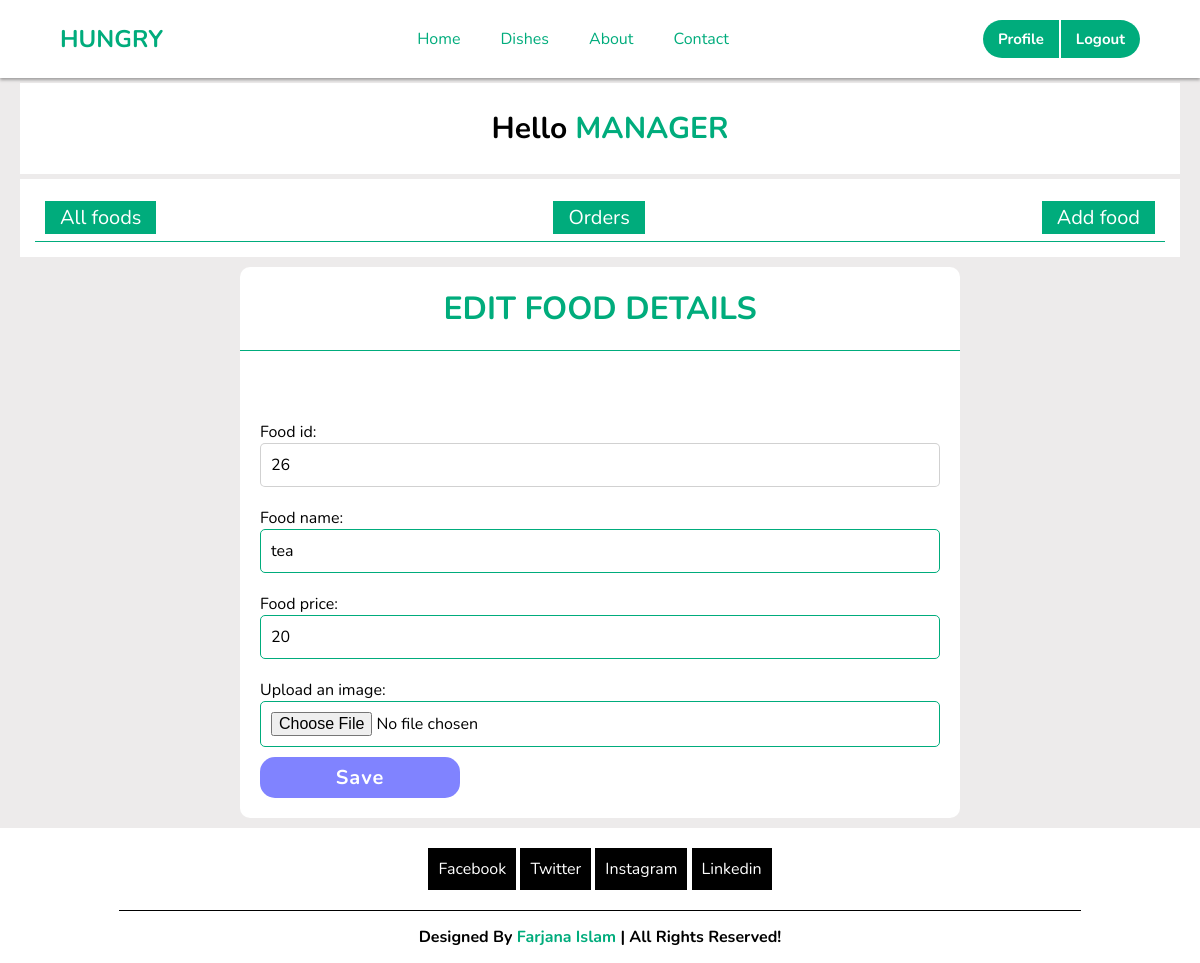
The app's page /edit_food.php?foodid=26 (signed in) with its own data.
### tables this page shows
CREATE TABLE `food` (
  `f_id` int(10) NOT NULL,
  `f_name` varchar(200) NOT NULL,
  `f_img` varchar(500) NOT NULL,
  `price` varchar(5) NOT NULL,
  `category` varchar(50) NOT NULL,
  `availability` varchar(10) NOT NULL
);

### edit_food.php (the view, shortened to what this page needs)
<?php
include_once 'header.php';
?>
<!DOCTYPE html>
<html lang="en">
<head>
    <link rel="stylesheet" href="style.css">
</head>
<body>
<div class="holder">
    <div class="user_name">Hello <span><?php echo $_SESSION['username']; ?></span></div>
</div>
<div class="holder">
<div class="title">
    <div class="c02"><a href="manager_profile.php">All foods</a></div><div class="c02"><a href="manager_profile.php">Orders</a></div><div class="c02"><a href="c.php">Add food</a></div>
    </div>
</div>
<?php
        $fid= $_GET['foodid'];
        $get="SELECT * from food where f_id=$fid";
        $isql=mysqli_query($con,$get);
        $rows=mysqli_fetch_assoc($isql);
        $fiid=$rows['f_id'];
        $fname=$rows['f_name'];
        $fprice=$rows['price'];
?>
    <div class="center2">
        <h1>Edit food details</h1>
        <div class="from_txt">
        </div>
        <form action="" method="POST" enctype="multipart/form-data">
        <div class="textfield">
                <div class="labe">Food id:</div>
                <input type="text"  name="tid" value="<?php echo $fiid;?>" disabled />
            </div>
            <div class="textfield">
                <div class="labe">Food name:</div>
                <input type="text"  name="name" value="<?php echo $fname;?>" required />
            </div>
            <div class="textfield">
                <div class="labe">Food price:</div>
                <input type="text"  name="price" value="<?php echo $fprice;?>" required />
            </div>
            <div class="textfield">
            <div class="labe">Upload an image:</div>
            <input type="file" placeholder="Upload your pic" name="avatar">
            </div>
            <input style="width: 200px ;" type="Submit" name="submit" value="Save"/>
        </form>
    </div>
<?php
include_once 'footer.php';
?>
</body>
</html>

### style.css (style rules this page uses)
:root { --bgclr: rgb(241, 241, 241); --clrg: #00AC7C; --clrb: #8083FF; --clrbl: black; }
* { margin: 0; padding: 0; font-family: 'Nunito'; }
body { background-color: rgb(237, 235, 235); }
.center2 { position: relative; left: 50%; transform: translate(-50%, 0); background-color: white; width: 60%; border-radius: 10px; margin: 10px 0; }
.center h1, .center2 h1 { text-align: center; color: var(--clrg); padding: 20px; border-bottom: 1px solid var(--clrg); text-transform: uppercase; }
form { padding: 20px; }
.textfield { position: relative; padding: 10px 0; box-sizing: border-box; }
.textfield input, select ,textarea { width: 100%; padding: 10px; border: 1px solid rgba(73, 73, 73, 0.25); background-color: white; outline: none; color: var(--clrbl); border-radius: 5px; font-size: 16px; box-sizing: border-box; }
.textfield input:valid, .textfield input:hover { border: 1px solid var(--clrg); transition: 0.5s; }
.from_txt { padding: 20px; text-align: center; color: var(--clrbl); }
input[type="submit"] { background-color: var(--clrb); width: 100%; text-align: center; border-radius: 15px; border: none; padding: 7px; color: white; font-size: 20px; font-weight: bold; letter-spacing: 1px; cursor: pointer; transition: 0.4s; }
.holder { background-color: white; margin: 5px 20px; padding: 15px; }
.holder .user_name { width: 100%; font-size: 30px; font-weight: bold; padding: 10px; text-align: center; }
.holder .user_name span { color: #00AC7C; text-transform: uppercase; }
.holder .title { padding: 10px; border-bottom: 1px solid var(--clrg); font-size: 20px; display: flex; justify-content: space-between; align-items: center; }
.c02 a { margin-left: auto; color: var(--clrg); text-decoration: none; padding: 3px 15px; background-color: var(--clrg); color: white; transition: 0.3s; }

### records on screen
food: tid "26", name "tea", price "20"

### other values on screen
$_SESSION['username'] "MANAGER"
